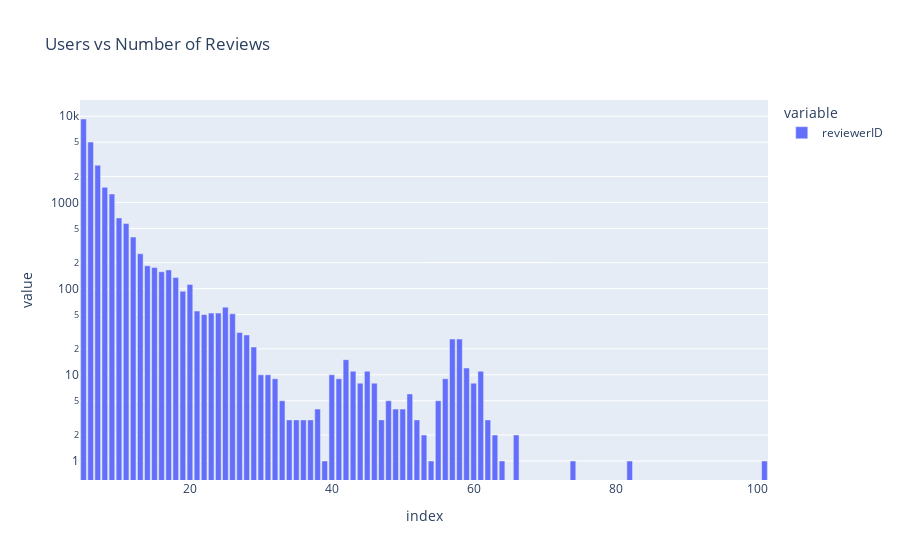

Notebook code cell kept with this figure:
### Code cell
fig = px.bar(
    reviews.groupby('reviewerID')['reviewerID'].count().value_counts(),
    log_y=True,
    title='Users vs Number of Reviews'
)
fig.show()

### Figure 1 — Plotly figure (JSON) as saved in the notebook; plotly's stock layout.template omitted (floating-point values rounded to 4 significant figures)
{"data": [{"alignmentgroup": "True", "hovertemplate": "variable=reviewerID<br>index=%{x}<br>value=%{y}<extra></extra>", "legendgroup": "reviewerID", "marker": {"color": "#636efa", "pattern": {"shape": ""}}, "name": "reviewerID", "offsetgroup": "reviewerID", "orientation": "v", "showlegend": true, "textposition": "auto", "type": "bar", "x": [5, 6, 7, 8, 9, 10, 11, 12, 13, 14, 15, 17, 16, 18, 20, 19, 25, 21, 24, 23, 26, 22, 27, 28, 57, 58, 29, 42, 59, 45, 43, 61, 31, 40, 30, 32, 56, 41, 44, 46, 60, 51, 48, 55, 33, 50, 49, 38, 35, 47, 62, 52, 36, 37, 34, 66, 53, 63, 74, 101, 82, 64, 39, 54], "xaxis": "x", "y": [9292, 5017, 2699, 1497, 1249, 661, 569, 397, 254, 184, 176, 165, 157, 135, 112, 93, 61, 55, 52, 52, 51, 50, 31, 29, 26, 26, 21, 15, 12, 11, 11, 11, 10, 10, 10, 9, 9, 9, 8, 8, 8, 6, 5, 5, 5, 4, 4, 4, 3, 3, 3, 3, 3, 3, 3, 2, 2, 2, 1, 1, 1, 1, 1, 1], "yaxis": "y"}], "layout": {"barmode": "relative", "legend": {"title": {"text": "variable"}, "tracegroupgap": 0}, "title": {"text": "Users vs Number of Reviews"}, "xaxis": {"anchor": "y", "domain": [0, 1], "title": {"text": "index"}}, "yaxis": {"anchor": "x", "domain": [0, 1], "title": {"text": "value"}, "type": "log"}}}
